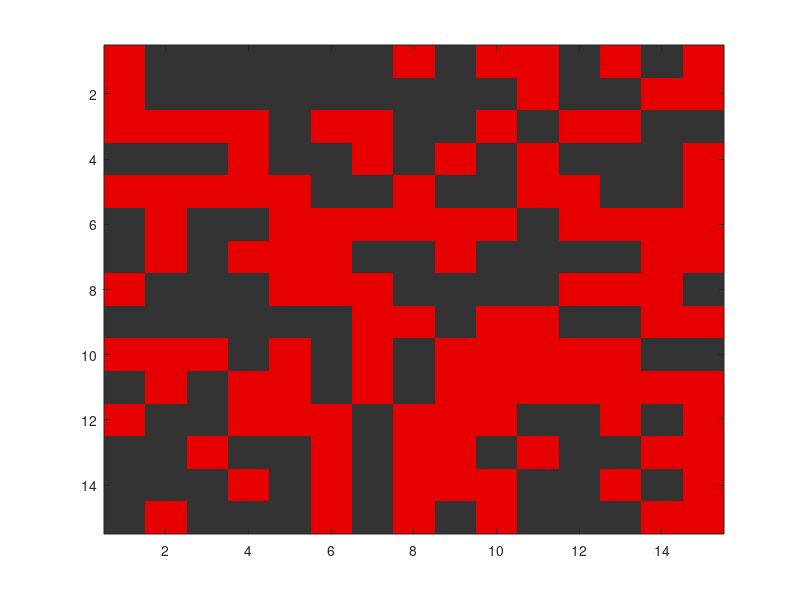

Here is the MATLAB script that generated this plot: (Note: this script raises an error after producing the figure.)
clc;clear;close all;

N = 15;
p = 0.5;

baseGrid = rand(N) >= p;

figure('Visible', 'off'); 
imagesc(baseGrid);
colormap([0.2 0.2 0.2; 0.9 0 0]);  % black for 0, red for 1
saveas(gcf, 'out/basegrid.png'); 
close(gcf);

[LofL, labels] = hk76(baseGrid);

disp(time)
figure('Visible', 'off'); 
imagesc(labels);
saveas(gcf, 'out/labels.png'); 
close(gcf);

for i = 1:N
    for j = 1:N
        if labels(i,j) ~= 0
            labels(i, j) = find_root(labels(i, j), LofL);
        end
    end
end

figure('Visible', 'off'); 
imagesc(labels);
saveas(gcf, 'out/re-labelled.png'); 
close(gcf);

[TB, LR] = check_percolation(labels);
